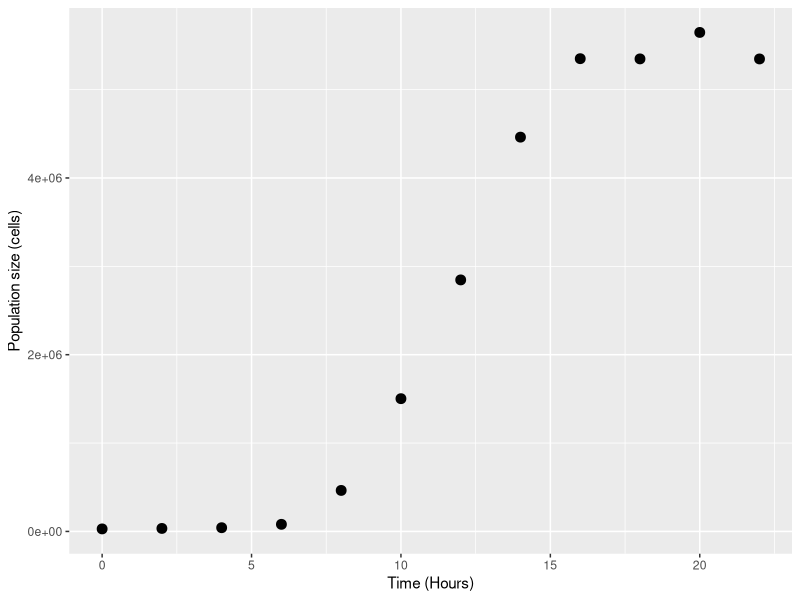
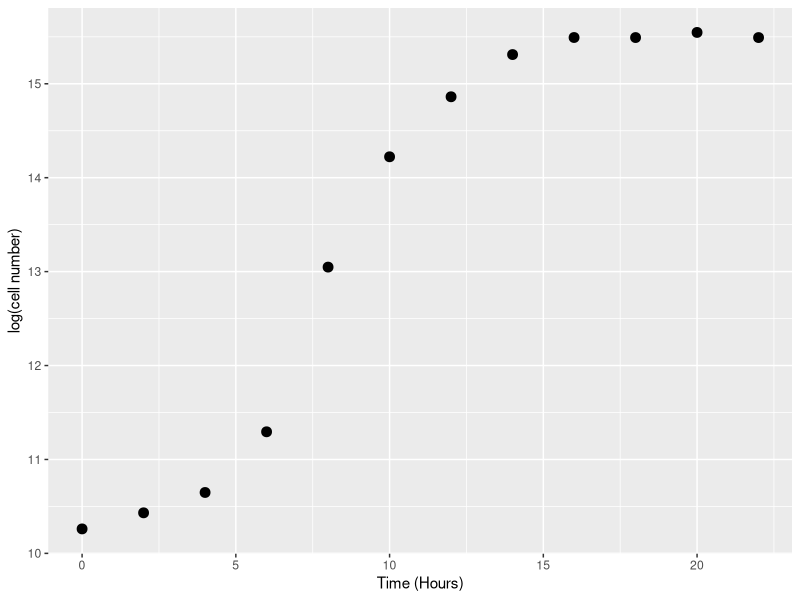
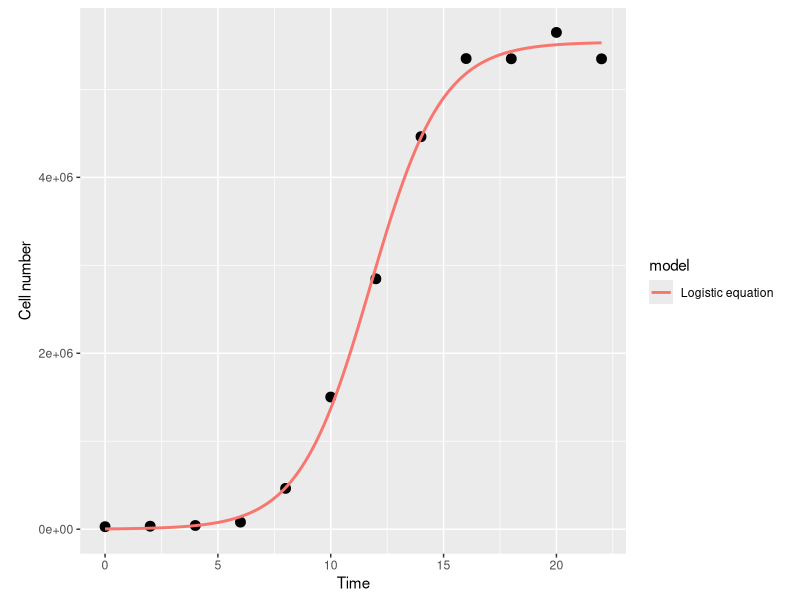
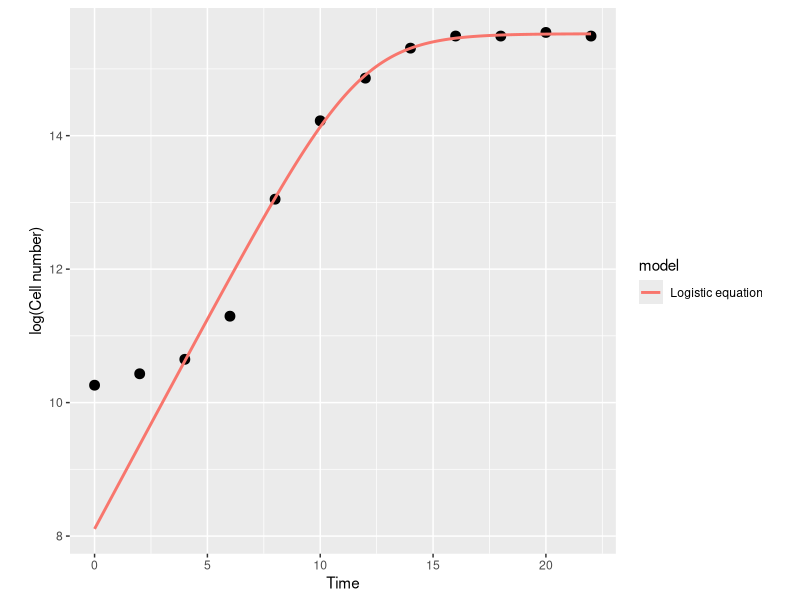
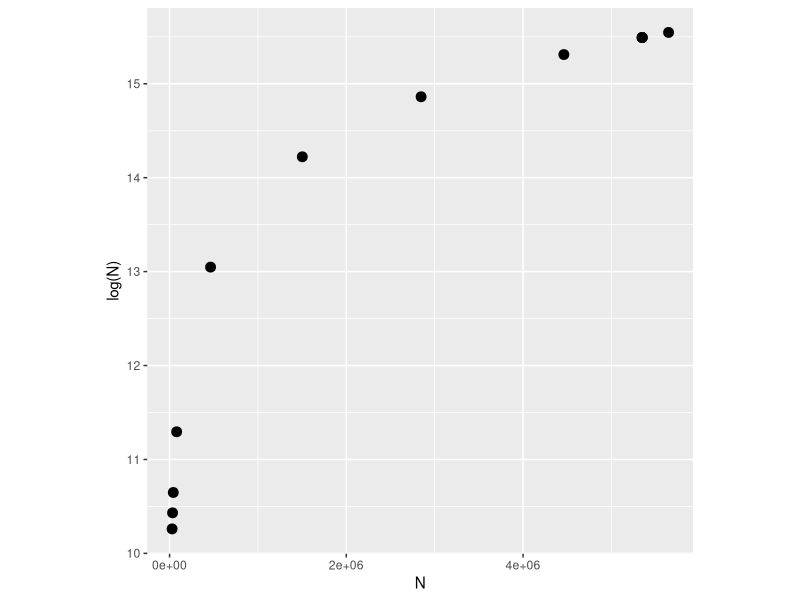
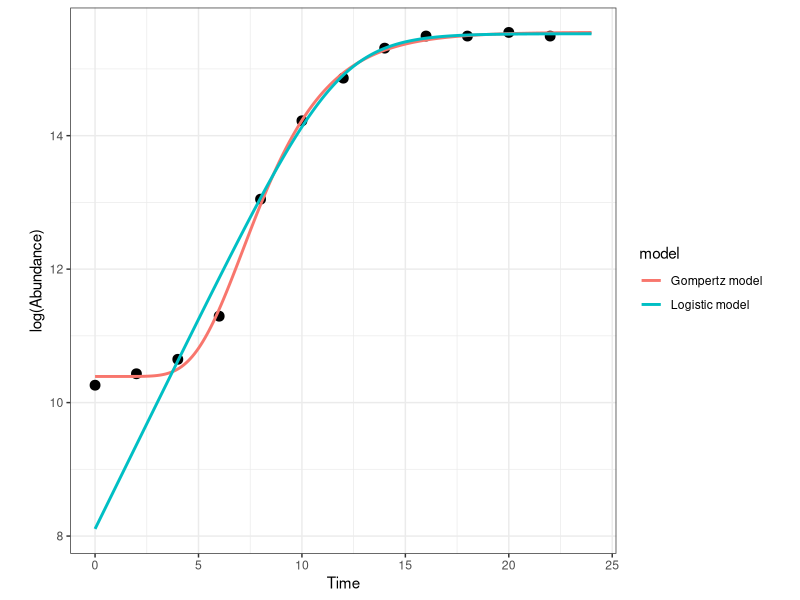

Recreate these plots in R, in order.
#### Population growth rates ####

# A population grows exponentially while its abundance is low and resources are not limiting (the Malthusian principle). 
# This growth then slows and eventually stops as resources become limiting. 
# There may also be a time lag before the population growth really takes off at the start. 

# We will focus on microbial (specifically, bacterial) growth rates. 
# Bacterial growth in batch culture follows a distinct set of phases; lag phase, exponential phase and stationary phase. 
# During the lag phase a suite of transcriptional machinery is activated, including genes involved in nutrient uptake and 
# metabolic changes, as bacteria prepare for growth. During the exponential growth phase, bacteria divide at a constant rate, 
# the population doubling with each generation. When the carrying capacity of the media is reached, growth slows and the number 
# of cells in the culture stabilizes, beginning the stationary phase.

# Traditionally, microbial growth rates were measured by plotting cell numbers or culture density against time on a semi-log graph 
# and fitting a straight line through the exponential growth phase – the slope of the line gives the maximum growth rate (r_max)
# Models have since been developed which we can use to describe the whole sigmoidal bacterial growth curve 


# Making data
t <- seq(0, 22, 2)
N <- c(32500, 33000, 38000, 105000, 445000, 1430000, 3020000, 4720000, 5670000, 5870000, 5930000, 5940000)
set.seed(1234) 
data <- data.frame(t, N * (1 + rnorm(length(t), sd = 0.1))) # add some random error
names(data) <- c("Time", "N")
head(data)

require(ggplot2)
ggplot(data, aes(x = Time, y = N)) + 
  geom_point(size = 3) +
  labs(x = "Time (Hours)", y = "Population size (cells)")


# Modelling basic growth rate (the rate at the exponential phase) #
data$LogN <- log(data$N)

ggplot(data, aes(x = t, y = LogN)) + 
  geom_point(size = 3) +
  labs(x = "Time (Hours)", y = "log(cell number)")

# Seems linear between hour 5-10 so calculate growth rate there 
(data[data$Time == 10,]$LogN - data[data$Time == 6,]$LogN)/(10-6) # Using 6 because there's no hour 5 data point

# Or can pick the maximum observed gradient of the curve
diff(data$LogN) # gives the difference between each time point
max(diff(data$LogN)/2) # Finding the highest rate among all time point

# However, to account to the error in measurement, 
# should be fitting a model through the points rather than using the data points directly


# Modelling using OLS (ordinary least-squares) #
# Fitting a linear model through the linear part of the log-transformed data
lm_growth <- lm(LogN ~ Time, data = data[data$Time > 2 & data$Time < 12,])
summary(lm_growth)

# Could iterate through different windows of points and compare which model gives teh maximum growth rate
# An approach known as "rolling regression"


# Modelling using NLLS #
require("minpack.lm") 
# Logistic model # 
logistic_model <- function(t, r_max, K, N_0){ # The classic logistic equation
  return(N_0 * K * exp(r_max * t)/(K + N_0 * (exp(r_max * t) - 1)))
}

# Estimating initial parameters from data
N_0_start <- min(data$N) # lowest population size
K_start <- max(data$N) # highest population size
r_max_start <- 0.62 # use our estimate from the OLS fitting from above

fit_logistic <- nlsLM(N ~ logistic_model(t = Time, r_max, K, N_0), data,
                      list(r_max=r_max_start, N_0 = N_0_start, K = K_start))

summary(fit_logistic)

# Plotting
timepoints <- seq(0, 22, 0.1)

logistic_points <- logistic_model(t = timepoints, 
                                  r_max = coef(fit_logistic)["r_max"], 
                                  K = coef(fit_logistic)["K"], 
                                  N_0 = coef(fit_logistic)["N_0"])
df1 <- data.frame(timepoints, logistic_points)
df1$model <- "Logistic equation"
names(df1) <- c("Time", "N", "model")
head(df1)

ggplot(data, aes(x = Time, y = N)) +
  geom_point(size = 3) +
  geom_line(data = df1, aes(x = Time, y = N, col = model), size = 1) +
  theme(aspect.ratio=1)+ # make the plot square 
  labs(x = "Time", y = "Cell number")

# Plotting with log-transformed axis
ggplot(data, aes(x = Time, y = LogN)) +
  geom_point(size = 3) +
  geom_line(data = df1, aes(x = Time, y = log(N), col = model), size = 1) +
  theme(aspect.ratio=1)+ 
  labs(x = "Time", y = "log(Cell number)") # This reveals the model actually diverge from data at the lower end! Why?

# Examining the data
ggplot(data, aes(x = N, y = LogN)) +
  geom_point(size = 3) +
  theme(aspect.ratio = 1)+ 
  labs(x = "N", y = "log(N)") 
# This shows that log will transform disproportionately, with larger transformation to value close to zero
# So any deviation of the model at the lower end will be shown to be very large when log-transformed

# Gompertz model #
# Takes lag phase at the beginning of growth into account
# This model is designed specifically to be fitterd to log-transformed data

gompertz_model <- function(t, r_max, K, N_0, t_lag){ # Modified gompertz growth model (Zwietering 1990)
  return(N_0 + (K - N_0) * exp(-exp(r_max * exp(1) * (t_lag - t)/((K - N_0) * log(10)) + 1)))
}   

N_0_start <- min(data$LogN) # lowest population size, note log scale
K_start <- max(data$LogN) # highest population size, note log scale
r_max_start <- 0.62 # use our previous estimate from the OLS fitting from above
t_lag_start <- data$Time[which.max(diff(diff(data$LogN)))] 
# find the time point with the highest difference between population size (end of lag phase)

fit_gompertz <- nlsLM(LogN ~ gompertz_model(t = Time, r_max, K, N_0, t_lag), data,
                      list(t_lag=t_lag_start, r_max=r_max_start, N_0 = N_0_start, K = K_start))
summary(fit_gompertz)

# Plotting the two models together
timepoints <- seq(0, 24, 0.1)

logistic_points <- log(logistic_model(t = timepoints, 
                                      r_max = coef(fit_logistic)["r_max"], 
                                      K = coef(fit_logistic)["K"], 
                                      N_0 = coef(fit_logistic)["N_0"]))

gompertz_points <- gompertz_model(t = timepoints, 
                                  r_max = coef(fit_gompertz)["r_max"], 
                                  K = coef(fit_gompertz)["K"], 
                                  N_0 = coef(fit_gompertz)["N_0"], 
                                  t_lag = coef(fit_gompertz)["t_lag"])

df1 <- data.frame(timepoints, logistic_points)
df1$model <- "Logistic model"
names(df1) <- c("Time", "LogN", "model")

df2 <- data.frame(timepoints, gompertz_points)
df2$model <- "Gompertz model"
names(df2) <- c("Time", "LogN", "model")

model_frame <- rbind(df1, df2)

ggplot(data, aes(x = Time, y = LogN)) +
  geom_point(size = 3) +
  geom_line(data = model_frame, aes(x = Time, y = LogN, col = model), size = 1) +
  theme_bw() + # make the background white
  theme(aspect.ratio=1)+ # make the plot square 
  labs(x = "Time", y = "log(Abundance)") 

# Gompertz model fits much better

# Checking with AIC
logistic_fit <- AIC(fit_logistic)
gompertz_fit <- AIC(fit_gompertz)

logistic_fit - gompertz_fit
# logistic AIC higher than gompertz AIC by >2 so gompertz is better 
